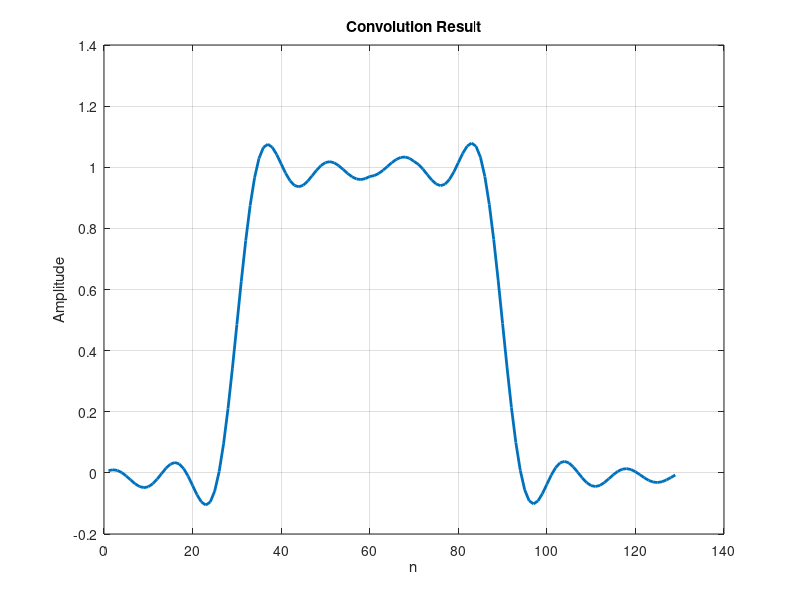
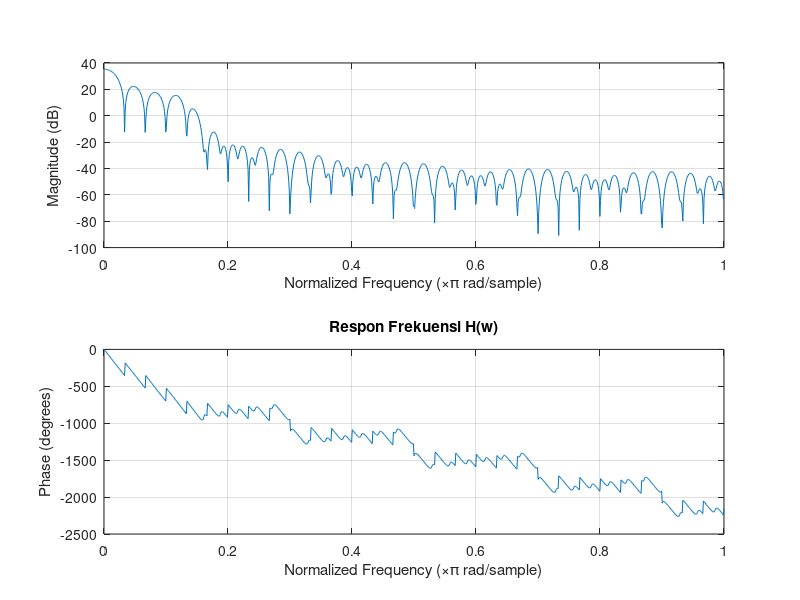
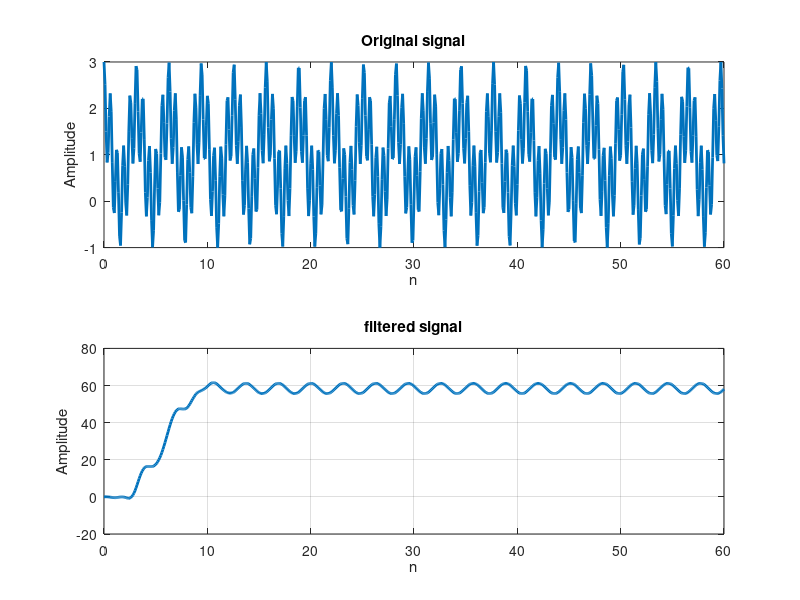

Recreate these plots in MATLAB, in order.
close all
% Parameter filter
fc = 0.0717; % frekuensi cut-off relatif terhadap Nyquist frequency

% Membuat filter ideal LPF di domain frekuensi
wc = 2 * pi * fc; % frekuensi cut-off

% Membuat filter ideal LPF di domain waktu
N = 60; % Panjang filter (jumlah sampel)
m = (N-1)/2;
nn = 0:2*m+10;
%n = -(N-1)/2 : (N-1)/2; % Rentang indeks
h_n = wc/pi * sinc(wc/pi * (nn-m)); % Fungsi sinc sebagai filter ideal LPF di domain waktu

% Convolution with Blackman window
yy_n = conv(h_n, rectwin(N));

% Plot hasil convolution
figure;
plot(yy_n, 'LineWidth', 2);
title('Convolution Result');
xlabel('n');
ylabel('Amplitude');
grid on;

% Respon Frekuensi H(w)
figure;
freqz(yy_n, 1, 1024); % Menggunakan freqz untuk menghitung dan menampilkan respon frekuensi
title('Respon Frekuensi H(w)');

t = 0:0.1:N;
xx_n = 1+cos(2*t)+cos(10*t);

filtered_signal = filter(yy_n,1,xx_n);
% Plot hasil convolution
figure;

subplot(2,1,1);
plot(t,xx_n,'LineWidth', 2);
title('Original signal');
xlabel('n');
ylabel('Amplitude');

subplot(2,1,2);
plot(t, filtered_signal,'LineWidth', 2);
title('filtered signal');
xlabel('n');
ylabel('Amplitude');
grid on;
